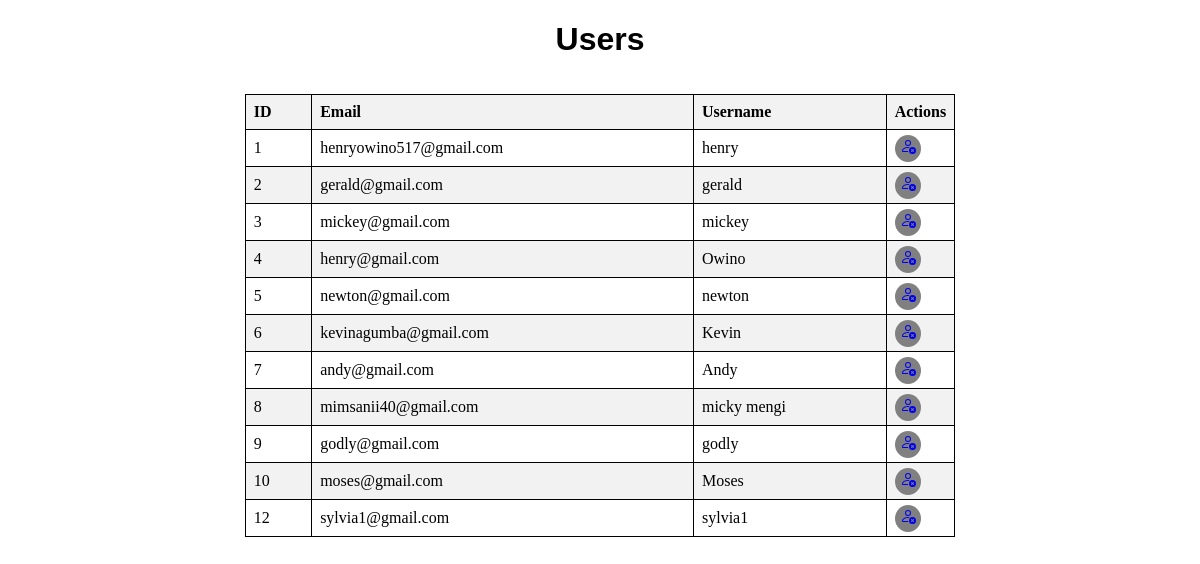
Screenshot of /users with the database file from the repository.
### merged.py (models this page shows)
class User(db.Model):
    id = db.Column(db.Integer, primary_key=True)
    email = db.Column(db.String(100), unique=True, nullable=False)
    username = db.Column(db.String(50), unique=True, nullable=False)
    password = db.Column(db.String(100), nullable=False)

### merged.py (the view)
@app.route('/users')
def users():
    users = User.query.all()
    return render_template('users.html', users=users)

### templates/users.html (shortened to what this page needs)
<!DOCTYPE html>
<html lang="en">
<head>
</head>
<body>
  <div class="title">
    <h1>Users</h1>
  </div>
    <table>
        <thead>
          <tr>
            <th>ID</th>
            <th>Email</th>
            <th>Username</th>
            <th style="width: 50px;">Actions</th>
          </tr>
        </thead>
        <tbody>
          {% for user in users %}
            <tr>
              <td>{{ user.id }}</td>
              <td>{{ user.email }}</td>
              <td>{{ user.username }}</td>
              <td>
                <a href="#" class="delete-user-btn del" data-user-id="{{ user.id }}"></a>
              </td>
            </tr>
          {% endfor %}
        </tbody>
      </table>
</body>
</html>

### templates/users.html (style rules this page uses)
table { width: 60%; border-collapse: collapse; margin-left: 20%; margin-top: 3%; }
th, td { border: 1px solid black; padding: 8px; text-align: left; }
th { background-color: #f2f2f2; }
tr:nth-child(even) { background-color: #f2f2f2; }
.del { background-color: grey; padding: 5px; border-radius: 50%; }
.title { text-align: center; font-family: 'Franklin Gothic Medium', 'Arial Narrow', Arial, sans-serif; }

### rows the page displays
User: id "1", email "henryowino517@gmail.com", username "henry"
User: id "2", email "gerald@gmail.com", username "gerald"
User: id "3", email "mickey@gmail.com", username "mickey"
User: id "4", email "henry@gmail.com", username "Owino"
User: id "5", email "newton@gmail.com", username "newton"
User: id "6", email "kevinagumba@gmail.com", username "Kevin"
User: id "7", email "andy@gmail.com", username "Andy"
User: id "8", email "mimsanii40@gmail.com", username "micky mengi"
User: id "9", email "godly@gmail.com", username "godly"
User: id "10", email "moses@gmail.com", username "Moses"
User: id "12", email "sylvia1@gmail.com", username "sylvia1"
